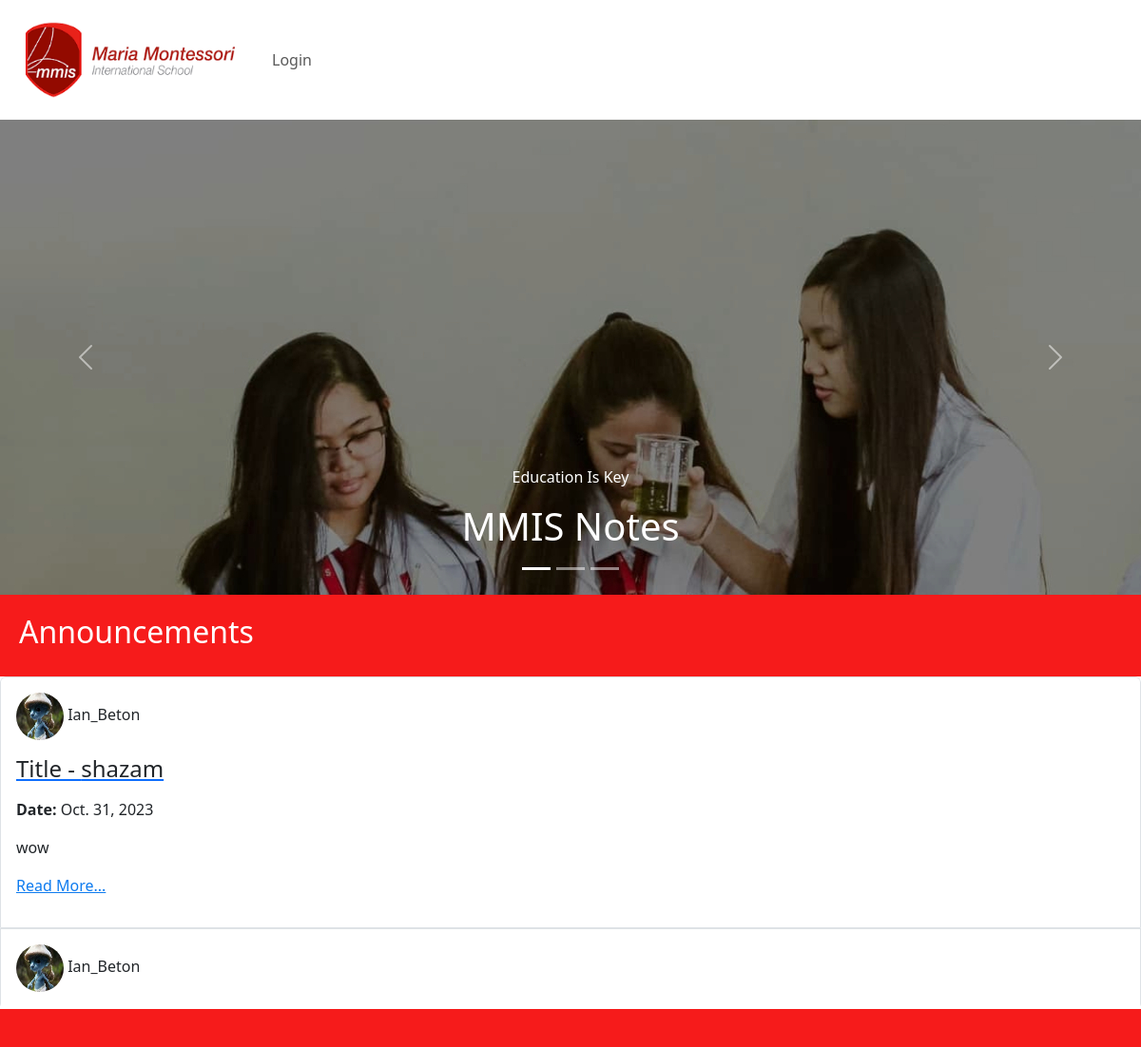
The page / on the database its author committed.
### main/models.py (models this page shows, shortened)
class Post(models.Model):
    author = models.ForeignKey(User, on_delete=models.CASCADE)
    title = models.CharField(max_length=100)
    file = models.FileField(upload_to='uploads/', blank=True, null=True)
    body = RichTextField(blank=True, null=True)
    date = models.DateField(auto_now_add=True)
    category = models.ForeignKey(Category, on_delete=models.CASCADE)
    subject = models.ForeignKey(Subject, on_delete=models.CASCADE)
    class Meta:
        ordering = ['-date']  # Order by date in descending order (newest to oldest)

class Profile(models.Model):
    user = models.OneToOneField(User, null=True, on_delete=models.CASCADE)
    body = RichTextField(blank=True, null=True)
    email = models.EmailField(max_length = 254, null=True, blank=True, )
    profile_picture = models.ImageField(null=True, blank=True, upload_to="media/uploads" )

### main/views.py (the view)
# urls.py: path('', Homepage.as_view(), name="homepage"),
class Homepage(ListView):
    model = Student
    template_name = 'homepage.html'
    ordering = ['-id']

### main/views.py (called while the page is built)
def categories_context(request):
    categories = Category.objects.all()  # Fetch all categories
    return {'categories': categories}

def post_context(request):
    posts = Post.objects.all()  # Fetch all categories
    return {'posts': posts}

### main/templates/homepage.html (shortened to what this page needs)
{% extends 'base.html'%}
{% load static %}
{% block content%}
<!DOCTYPE html>
<html>
    <body>
        <link rel="stylesheet" type="text/css" href="{% static 'style.css' %}">
<div id="carouselExampleCaptions" class="carousel slide" data-bs-ride="true">
    <div class="carousel-indicators">
      <button type="button" data-bs-target="#carouselExampleCaptions" data-bs-slide-to="0" class="active" aria-current="true" aria-label="Slide 1"></button>
      <button type="button" data-bs-target="#carouselExampleCaptions" data-bs-slide-to="1" aria-label="Slide 2"></button>
      <button type="button" data-bs-target="#carouselExampleCaptions" data-bs-slide-to="2" aria-label="Slide 3"></button>
    </div>
    <div class="carousel-inner">
      <div class="carousel-item active c-item">
        <img src="{% static 'banner1.jpg' %}" class="d-block c-image" alt="Slide 1">
        <div class="carousel-caption d-none d-md-block">
          <p>Education Is Key <p>
          <h1> MMIS Notes</h1>
        </div>
      </div>
    </div>
    <button class="carousel-control-prev" type="button" data-bs-target="#carouselExampleCaptions" data-bs-slide="prev">
      <span class="carousel-control-prev-icon" aria-hidden="true"></span>
    </button>
    <button class="carousel-control-next" type="button" data-bs-target="#carouselExampleCaptions" data-bs-slide="next">
      <span class="carousel-control-next-icon" aria-hidden="true"></span>
    </button>
  </div>
<div class="container-fluid custom-announcement">
    <h2>Announcements </h2>
</div>
<div class="d-flex">
  <ul class="list-group overflow-auto" style="max-height: 350px;">
    {% for post in posts %}
      {% if post.subject.name == "announcement" %}
        <li class="list-group-item border p-3">
          <p><strong></strong> <img src="{{post.author.profile.profile_picture.url}}" width="50" height="50" class="rounded-circle" alt="The boys jeremy enzo owen peter francis jarex fabian and maybe idol..."> </strong> {{ post.author }}</p>
          <a href="{% url 'details' post.pk %}">
            <h4 class="mb-3 text-primary  text-dark">Title - {{ post.title }}</h4>
          </a>
          <p><strong>Date:</strong> {{ post.date }}</p>
          <p>{{ post.body|slice:":200"|truncatewords:30|safe}} <a href="{% url 'details' post.pk %}" style="color:#0e7bef;">Read More...</a></p>
        </li>
      {% endif %}
    {% endfor %}
  </ul>
</div>
<div class="container-fluid custom-announcement">
</div>
    </body>
</html>
{% endblock %}

### static/style.css (style rules this page uses)
.c-item { height: 500px; }
.custom-announcement { background-color: #f61010f3; width: 100%; padding-left: 0; padding-right: 0; padding: 20px; color: white; box-sizing: border-box; margin: 0; }
body { background-color: rgb(255, 255, 255); }

### rows shown on the page
Post: author.profile.profile_picture (picture), author "Ian_Beton", title "shazam", date "Oct. 31, 2023", body "wow"
Post: author.profile.profile_picture (picture), author "Ian_Beton"
